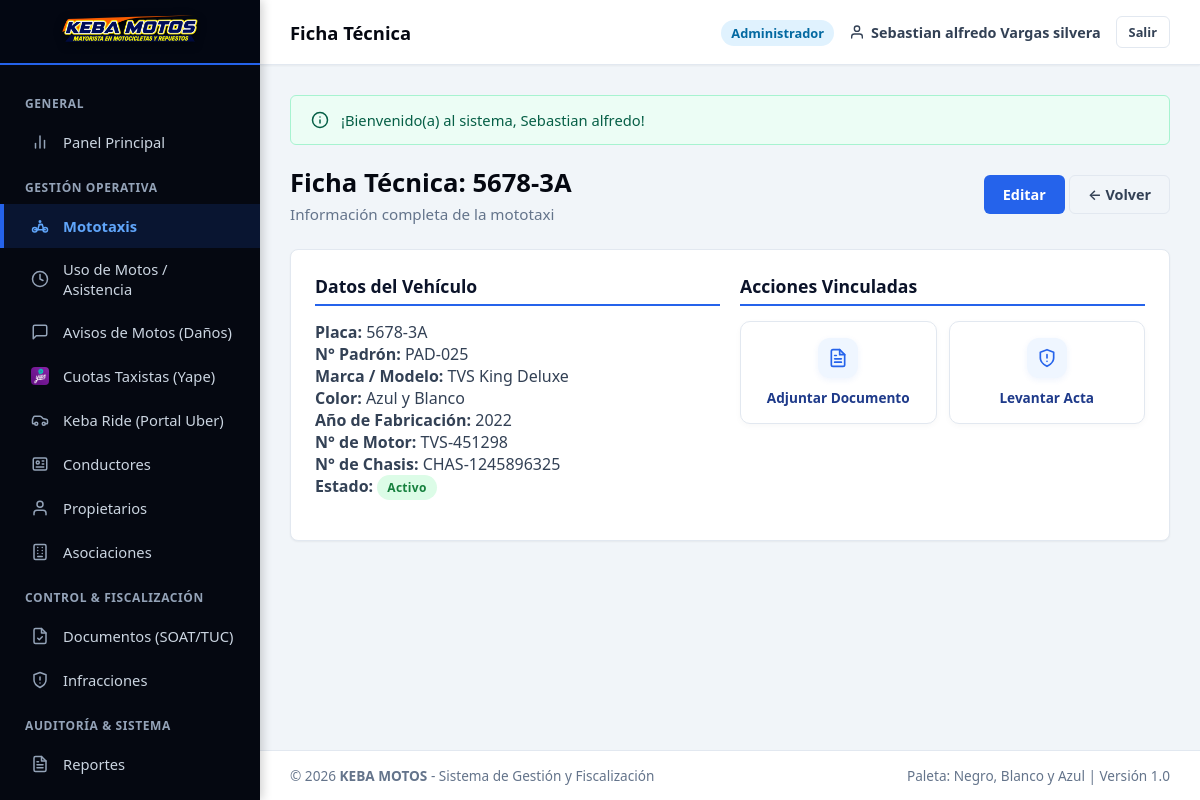
Page /vista/vehiculos/ver_vehiculo.php?id=2 (signed in) on the committed database.
### tables this page shows
CREATE TABLE `vehiculos` (
  `id_vehiculo` INT AUTO_INCREMENT PRIMARY KEY,
  `placa` VARCHAR(10) NOT NULL UNIQUE,
  `numero_padron` VARCHAR(20) NULL,
  `marca` VARCHAR(50) NOT NULL,
  `modelo` VARCHAR(50) NULL,
  `color` VARCHAR(50) NOT NULL,
  `anio_fabricacion` YEAR NULL,
  `numero_motor` VARCHAR(50) NULL,
  `numero_chasis` VARCHAR(50) NULL,
  `id_propietario` INT NOT NULL,
  `id_asociacion` INT NULL,
  `foto` VARCHAR(255) NULL,
  `es_empresa` TINYINT(1) DEFAULT 1,
  `fecha_proxima_revision` DATE NULL,
  `estado_limpieza` ENUM('Excelente', 'Limpia', 'Regular', 'Requiere Lavado') DEFAULT 'Limpia',
  `estado_mecanico` ENUM('Operativo', 'Con Observaciones', 'En Mantenimiento', 'Taller') DEFAULT 'Operativo',
  `observaciones_danos` TEXT NULL,
  `estado` ENUM('Activo', 'Inactivo', 'De Baja', 'Observado') DEFAULT 'Activo',
  `created_at` TIMESTAMP DEFAULT CURRENT_TIMESTAMP,
  `updated_at` TIMESTAMP DEFAULT CURRENT_TIMESTAMP ON UPDATE CURRENT_TIMESTAMP,
  CONSTRAINT `fk_vehiculos_propietarios` FOREIGN KEY (`id_propietario`) REFERENCES `propietarios` (`id_propietario`) ON UPDATE CASCADE,
  CONSTRAINT `fk_vehiculos_asociaciones` FOREIGN KEY (`id_asociacion`) REFERENCES `asociaciones` (`id_asociacion`) ON UPDATE CASCADE ON DELETE SET NULL
);

### vista/vehiculos/ver_vehiculo.php (the view, shortened to what the rows shown need)
<?php
require_once dirname(__DIR__) . '/plantillas/header.php';
require_once dirname(__DIR__) . '/plantillas/navbar.php';
require_once dirname(dirname(__DIR__)) . '/modelos/Vehiculo.php';
$id = (int)($_GET['id'] ?? 0);
$vehiculoMod = new Vehiculo();
$v = $vehiculoMod->obtenerPorId($id);
?>
<div class="page-header">
    <div>
        <h1 class="page-title">Ficha Técnica: <?= htmlspecialchars($v['placa']) ?></h1>
        <p class="page-subtitle">Información completa de la mototaxi</p>
    </div>
</div>
<div class="card">
    <div class="row">
        <div class="col-md-6 mb-3">
            <h3 style="font-size: 1.1rem; color: #0b1329; border-bottom: 2px solid #2563eb; padding-bottom: 6px; margin-bottom: 15px;">Datos del Vehículo</h3>
            <p><strong>Placa:</strong> <?= htmlspecialchars($v['placa']) ?></p>
            <p><strong>N° Padrón:</strong> <?= htmlspecialchars($v['numero_padron'] ?? '-') ?></p>
            <p><strong>Marca / Modelo:</strong> <?= htmlspecialchars($v['marca'] . ' ' . $v['modelo']) ?></p>
            <p><strong>Color:</strong> <?= htmlspecialchars($v['color']) ?></p>
            <p><strong>Año de Fabricación:</strong> <?= htmlspecialchars($v['anio_fabricacion'] ?? '-') ?></p>
            <p><strong>N° de Motor:</strong> <?= htmlspecialchars($v['numero_motor'] ?? '-') ?></p>
            <p><strong>N° de Chasis:</strong> <?= htmlspecialchars($v['numero_chasis'] ?? '-') ?></p>
            <p><strong>Estado:</strong> <span class="badge badge-success"><?= htmlspecialchars($v['estado']) ?></span></p>
        </div>
    </div>
</div>
<?php require_once dirname(__DIR__) . '/plantillas/footer.php'; ?>

### rows in the picture
vehiculos: placa "5678-3A", numero_padron "PAD-025", marca+modelo "TVS King Deluxe", color "Azul y Blanco", anio_fabricacion "2022", numero_motor "TVS-451298", numero_chasis "CHAS-1245896325", estado "Activo"

### other values in the picture
$subtituloNavbar "Ficha Técnica"
$usuarioActivo['rol_nombre'] "Administrador"
$nombreUsuario "Sebastian alfredo Vargas silvera"
$flash['mensaje'] "¡Bienvenido(a) al sistema, Sebastian alfredo!"
